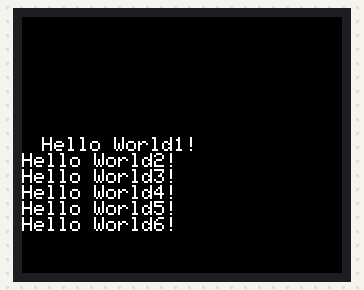
This sketch was run on a simulated ESP32-S3. Shown: 160×128 colour display. What the sketch prints to the serial monitor is not drawn.

Above: at 0.2 s.

The sketch:

display.ino
```cpp
#include <Adafruit_GFX.h>    // Core graphics library
#include <Adafruit_ST7735.h> // Hardware-specific library for ST7735
#include <SPI.h>             // SPI library

// Define pins for ESP32-S3
#define TFT_SCK    13  // Custom SCK pin (instead of GPIO18)
#define TFT_MOSI   12  // Custom MOSI pin (instead of GPIO23)
#define TFT_RST    4   // Reset pin
#define TFT_DC     5   // Data/Command pin
#define TFT_CS     15  // Chip select


// Initialize ST7735 with custom pins (software SPI)
Adafruit_ST7735 tft = Adafruit_ST7735(TFT_CS, TFT_DC, TFT_MOSI, TFT_SCK, TFT_RST);

void setup(void) {
  Serial.begin(115200);  // For debugging
  Serial.println("ST7735 Test!");

  // Initialize the display
  tft.initR(INITR_BLACKTAB);  // For common ST7735S modules

  tft.setRotation(1);  // Rotate 90 degrees clockwise (160x128)
  // Fill screen with black
  tft.fillScreen(ST7735_BLACK);

  // Set text color and size
  tft.setTextColor(ST7735_WHITE);
  tft.setTextSize(1);

  // Set cursor position
  tft.setCursor(10, 60);

  // Print "Hello World!"
  tft.println("Hello World1!");
  tft.println("Hello World2!");
  tft.println("Hello World3!");
  tft.println("Hello World4!");
  tft.println("Hello World5!");
  tft.println("Hello World6!");


  Serial.println("Done!");
}

void loop() {
  Serial.println("hello loop!");
  delay(1000);
}
```
